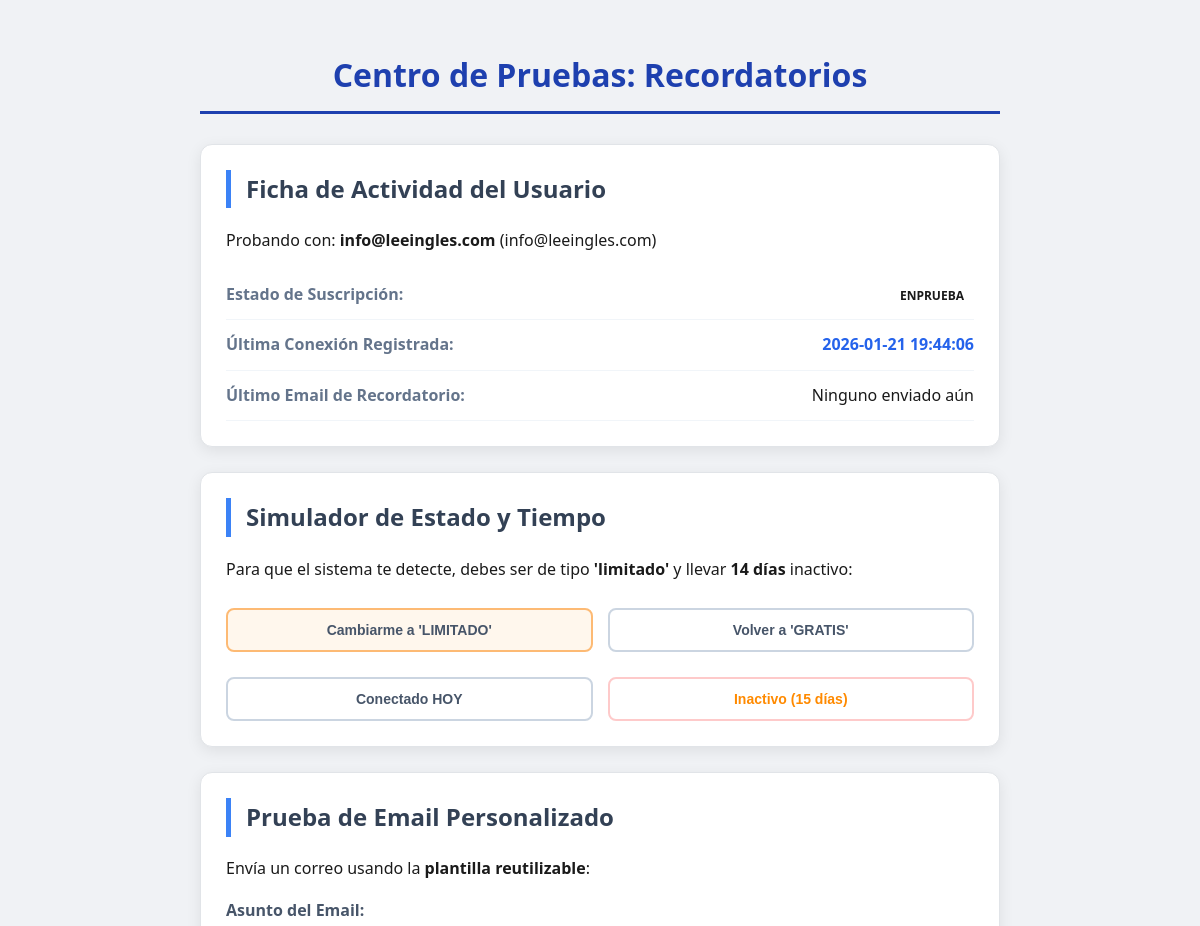
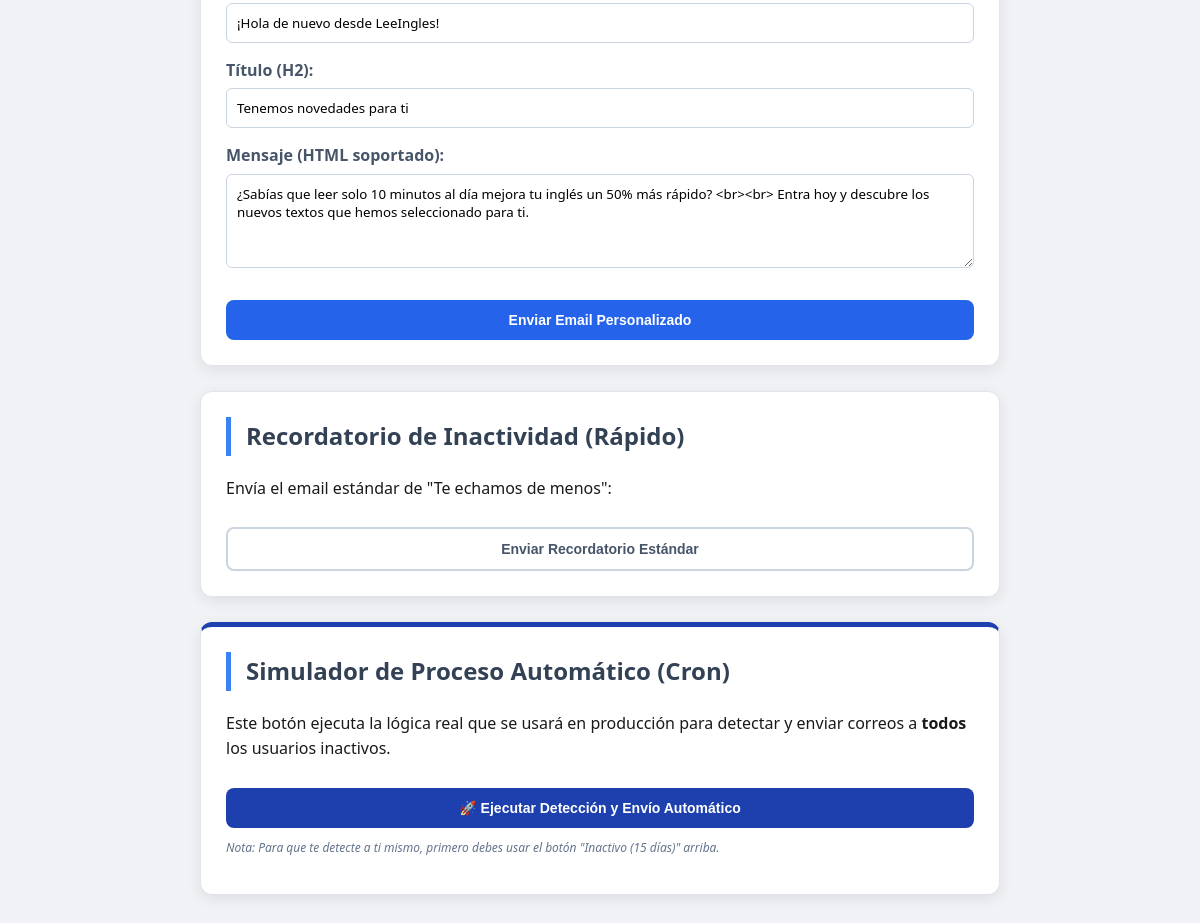
/recordatorio/test.php (signed in), run on the app's committed database (2 pictures, top to bottom).
### tables this page shows
CREATE TABLE `users` (
  `id` int(11) NOT NULL,
  `username` varchar(50) NOT NULL,
  `email` varchar(255) DEFAULT NULL,
  `password` varchar(255) NOT NULL,
  `is_admin` tinyint(1) NOT NULL DEFAULT 0,
  `estado` enum('pendiente','activo','bloqueado') NOT NULL DEFAULT 'pendiente',
  `email_verificado_en` datetime DEFAULT NULL,
  `fecha_registro` datetime DEFAULT current_timestamp(),
  `tipo_usuario` enum('EnPrueba','limitado','Inicio','Basico','Ahorro','Pro') DEFAULT 'EnPrueba',
  `ultima_conexion` datetime DEFAULT NULL,
  `ultimo_email_recordatorio` datetime DEFAULT NULL
);

### recordatorio/test.php (the view, shortened to what this page needs)
<?php
require_once __DIR__ . '/../dePago/subscription_functions.php';
$user_id = $_SESSION['user_id'] ?? null;
if (!$user_id) {
    $res = $conn->query("SELECT id, username, email FROM users LIMIT 1");
    if ($row = $res->fetch_assoc()) {
        $user_id = $row['id'];
        $test_username = $row['username'];
        $test_email = $row['email'];
    }
} else {
    $test_username = $_SESSION['username'] ?? 'Usuario';
    $res = $conn->query("SELECT email FROM users WHERE id = $user_id");
    $test_email = ($row = $res->fetch_assoc()) ? $row['email'] : '';
}
$user_data = null;
if ($user_id) {
    $res = $conn->query("SELECT ultima_conexion, ultimo_email_recordatorio, tipo_usuario FROM users WHERE id = $user_id");
    $user_data = $res->fetch_assoc();
}
?>
<!DOCTYPE html>
<html lang="es">
<head>
</head>
<body>
<div class="container">
    <h1>Centro de Pruebas: Recordatorios</h1>
    <div class="card">
        <h2>Ficha de Actividad del Usuario</h2>
        <p>Probando con: <strong><?php echo htmlspecialchars($test_username); ?></strong> (<?php echo htmlspecialchars($test_email); ?>)</p>
        <div class="data-row">
            <span class="label">Estado de Suscripción:</span>
            <span class="value">
                <span class="badge badge-<?php echo $user_data['tipo_usuario']; ?>">
                    <?php echo $user_data['tipo_usuario']; ?>
                </span>
            </span>
        </div>
        <div class="data-row">
            <span class="label">Última Conexión Registrada:</span>
            <span class="value" style="color: #2563eb; font-weight: bold;">
                <?php echo $user_data['ultima_conexion'] ?? 'Nunca (NULL)'; ?>
            </span>
        </div>
        <div class="data-row">
            <span class="label">Último Email de Recordatorio:</span>
            <span class="value">
                <?php echo $user_data['ultimo_email_recordatorio'] ?? 'Ninguno enviado aún'; ?>
            </span>
        </div>
    </div>
    <div class="card">
        <h2>Simulador de Estado y Tiempo</h2>
        <p>Para que el sistema te detecte, debes ser de tipo <strong>'limitado'</strong> y llevar <strong>14 días</strong> inactivo:</p>
        <div style="display: grid; grid-template-columns: 1fr 1fr; gap: 15px; margin-bottom: 15px;">
            <form method="POST">
                <button type="submit" class="btn btn-outline" style="background: #fff7ed; border-color: #fdba74;">Cambiarme a 'LIMITADO'</button>
            </form>
            <form method="POST">
                <button type="submit" class="btn btn-outline">Volver a 'GRATIS'</button>
            </form>
        </div>
        <div style="display: grid; grid-template-columns: 1fr 1fr; gap: 15px;">
            <form method="POST">
                <button type="submit" class="btn btn-outline">Conectado HOY</button>
            </form>
            <form method="POST">
                <button type="submit" class="btn btn-outline" style="color: #ff8a00; border-color: #fecaca;">Inactivo (15 días)</button>
            </form>
        </div>
    </div>
    <div class="card">
        <h2>Prueba de Email Personalizado</h2>
        <p>Envía un correo usando la <strong>plantilla reutilizable</strong>:</p>
        <form method="POST">
            <div class="form-group">
                <label>Asunto del Email:</label>
                <input type="text" name="asunto" value="¡Hola de nuevo desde LeeIngles!">
            </div>
            <div class="form-group">
                <label>Título (H2):</label>
                <input type="text" name="titulo" value="Tenemos novedades para ti">
            </div>
            <div class="form-group">
                <label>Mensaje (HTML soportado):</label>
                <textarea name="mensaje" rows="4">¿Sabías que leer solo 10 minutos al día mejora tu inglés un 50% más rápido? <br><br> Entra hoy y descubre los nuevos textos que hemos seleccionado para ti.</textarea>
            </div>
            <button type="submit" class="btn btn-primary">Enviar Email Personalizado</button>
        </form>
    </div>
    <div class="card">
        <h2>Recordatorio de Inactividad (Rápido)</h2>
        <p>Envía el email estándar de "Te echamos de menos":</p>
        <form method="POST">
            <button type="submit" class="btn btn-outline">Enviar Recordatorio Estándar</button>
        </form>
    </div>
    <div class="card" style="border-top: 5px solid #1e40af;">
        <h2>Simulador de Proceso Automático (Cron)</h2>
        <p>Este botón ejecuta la lógica real que se usará en producción para detectar y enviar correos a <strong>todos</strong> los usuarios inactivos.</p>
        <form method="POST">
            <button type="submit" class="btn btn-primary" style="background: #1e40af;">
                🚀 Ejecutar Detección y Envío Automático
            </button>
        </form>
        <p style="font-size: 12px; color: #64748b; margin-top: 10px;">
            <em>Nota: Para que te detecte a ti mismo, primero debes usar el botón "Inactivo (15 días)" arriba.</em>
        </p>
    </div>
</div>
</body>
</html>

### recordatorio/test.php (style rules this page uses)
body { font-family: 'Segoe UI', Tahoma, Geneva, Verdana, sans-serif; line-height: 1.6; padding: 20px; background: #f0f2f5; color: #1a1a1a; }
.container { max-width: 800px; margin: auto; }
.card { background: white; padding: 25px; border-radius: 12px; box-shadow: 0 4px 15px rgba(0,0,0,0.08); margin-bottom: 25px; border: 1px solid #e1e4e8; }
h1 { color: #1e40af; text-align: center; margin-bottom: 30px; border-bottom: 3px solid #1e40af; padding-bottom: 10px; }
h2 { color: #334155; border-left: 5px solid #3b82f6; padding-left: 15px; margin-top: 0; }
.data-row { display: flex; justify-content: space-between; padding: 12px 0; border-bottom: 1px solid #f1f5f9; }
.label { font-weight: 600; color: #64748b; }
.value { font-weight: 500; }
.btn { width: 100%; padding: 12px; cursor: pointer; font-weight: bold; border-radius: 8px; border: none; transition: all 0.2s; margin-top: 10px; font-size: 14px; }
.btn-primary { background: #2563eb; color: white; }
.btn-outline { background: white; border: 2px solid #cbd5e1; color: #475569; }
.form-group { margin-bottom: 15px; }
label { display: block; margin-bottom: 5px; font-weight: 600; color: #475569; }
input, textarea { width: 100%; padding: 10px; border: 1px solid #cbd5e1; border-radius: 6px; box-sizing: border-box; font-family: inherit; }
.badge { padding: 4px 10px; border-radius: 20px; font-size: 12px; font-weight: bold; text-transform: uppercase; }

### data on the page
users: email "info@leeingles.com", tipo_usuario "ENPRUEBA", ultima_conexion "2026-01-21 19:44:06", ultimo_email_recordatorio "Ninguno enviado aún"

### other printed values
$test_username "info@leeingles.com"
